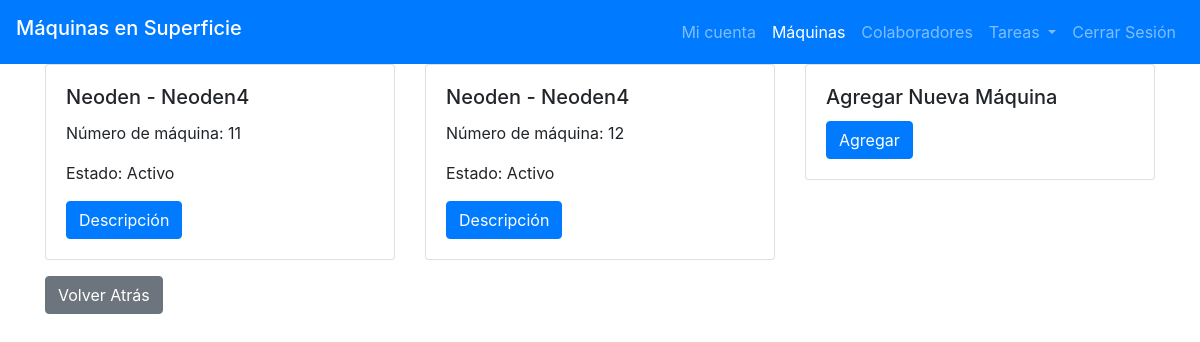
/page_plastInnova/admin/admin_machines.php?area=Superficie (signed in), run on the app's committed database.
### tables this page shows
CREATE TABLE `machines` (
  `id` int(11) NOT NULL,
  `state` varchar(10) NOT NULL,
  `brand` varchar(30) NOT NULL,
  `model` varchar(30) NOT NULL,
  `serial_number` varchar(60) NOT NULL,
  `machine_number` int(10) NOT NULL,
  `description` text NOT NULL,
  `technical_sheet` varchar(60) NOT NULL,
  `image_path` varchar(50) NOT NULL,
  `id_area` varchar(20) NOT NULL
);

### htdocs/page_plastInnova/admin/admin_machines.php (the view, shortened to what this page needs)
<?php
    include("../php/connect.php");
    $area = $_GET['area'];
?>
<!DOCTYPE html>
<html lang="es">
<head>
    <link href="https://stackpath.bootstrapcdn.com/bootstrap/4.5.2/css/bootstrap.min.css" rel="stylesheet">
</head>
<body>
    <header>
        <nav class="navbar navbar-expand-lg navbar-dark bg-primary">
            <h2 class="navbar-brand">Máquinas en <?php echo $area;?></h2>
            <section class="collapse navbar-collapse" id="navbarNav">
                <ul class="navbar-nav ml-auto">
                    <li class="nav-item">
                        <a class="nav-link" href="personal_page_admin.php">Mi cuenta</a>
                    </li>
                    <li class="nav-item active">
                        <a class="nav-link" href="admin_areas.php">Máquinas</a>
                    </li>
                    <li class="nav-item">
                            <a class="nav-link" href="admin_collaborators.php">Colaboradores</a>
                    </li>
                    <li class="nav-item dropdown">
                        <a class="nav-link dropdown-toggle" href="#" id="navbarDropdown" role="button" data-toggle="dropdown" aria-haspopup="true" aria-expanded="false">
                            Tareas
                        </a>
                    </li>
                    <li class="nav-item">
                        <a class="nav-link" href="../php/close_sesion.php">Cerrar Sesión</a>
                    </li>
                </ul>
            </section>
        </nav>
    </header>
    <section class="container">
        <section class="row">
            <?php
            $query = "SELECT * FROM machines WHERE id_area = ?";
            $stmt = $conn->prepare($query);
            $stmt->bind_param("s", $area);
            $stmt->execute();
            $result = $stmt->get_result();
            while ($row = $result->fetch_assoc()) {
                echo '<section class="col-md-4">';
                echo '<section class="card mb-3">';
                echo '<section class="card-body">';
                echo '<h5 class="card-title">' . $row['brand'] . ' - ' . $row['model'] .'</h5>';
                echo '<p class="card-text">Número de máquina: ' . $row['machine_number'] . '</p>';
                echo '<p class="card-text">Estado: ' . (($row['state']=='active')?'Activo':'Inactivo') . '</p>';
                echo '<a href="admin_description_machine.php?area=' . urlencode($area) . '&machine='.urlencode($row['id']).'" class="btn btn-primary">Descripción</a>';
                echo '</section>';
                echo '</section>';
                echo '</section>';
            }
            ?>
            <section class="col-md-4">
                <section class="card mb-3">
                    <section class="card-body">
                        <h5 class="card-title">Agregar Nueva Máquina</h5>
                        <a href="#" class="btn btn-primary" data-toggle="modal" data-target="#addMachineModal">Agregar</a>
                    </section>
                </section>
            </section>
        </section>
        <a href="javascript:history.back()" class="btn btn-secondary">Volver Atrás</a>
    </section>
</body>
</html>

### data on the page
machines: brand "Neoden", model "Neoden4", machine_number "11", state "Activo"
machines: brand "Neoden", model "Neoden4", machine_number "12", state "Activo"

### other printed values
$area "Superficie"
